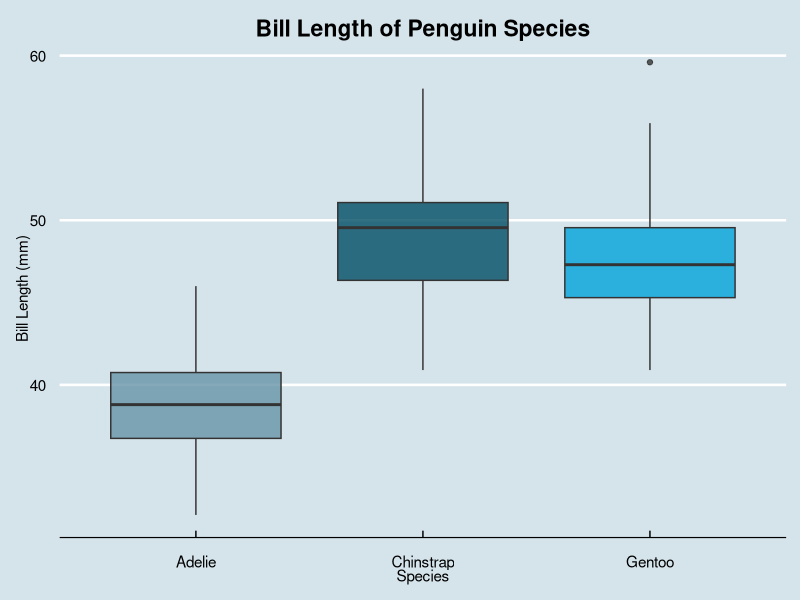

This chart was generated by the following R code:

library(ggplot2)
library(palmerpenguins)
library(ggthemes)


#plot some viridis penguins

ggplot(penguins, aes(x = species, y = bill_length_mm, fill = species)) +
  geom_boxplot(alpha = 0.8) +
  scale_fill_economist() +
  labs(
    title = "Bill Length of Penguin Species",
    x = "Species",
    y = "Bill Length (mm)"
  ) +
  theme_economist() +
  theme(

    plot.title = element_text(hjust = 0.5, face = "bold"),
    legend.position = "none"
  )

